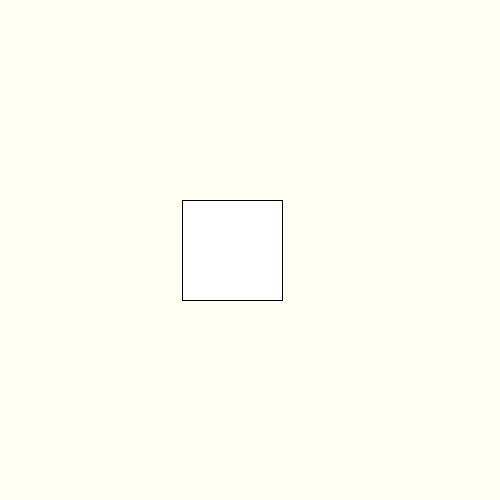
Frame 1 (no input)
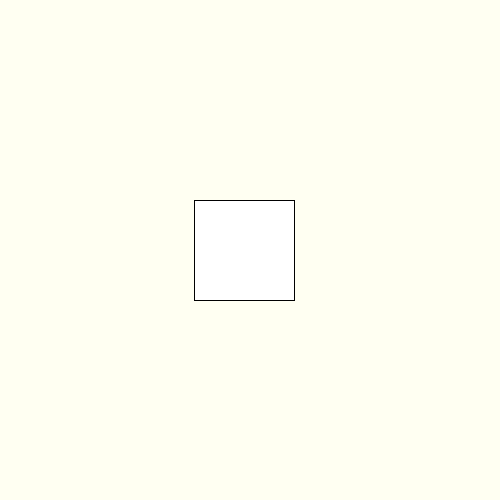
Frame 60 (the mouse pressed at the canvas centre just before this capture)
Frame 120 (the mouse held since frame 60 and released just before this capture): identical to frame 60, image omitted

The Processing sketch that drew these frames (run headless with seeded random() and noise(); from frame 60 on, the mouse is pressed at the canvas centre):

// Processing sketch: week02_HLE_framecount_dx
// ── week02_HLE_framecount_dx.pde
float [] HLE = {-1042, -3479.7, 1003.7, -1669, -1639.6, -14219, -3655.1, -4917, 9363.2, -4271.8, -24, 681};
int N=12;//HLE陣列中值的數量
void setup()
{
  size(500,500);
}
void draw()
{
  background(#FFFFF2);
  //             從無到有走了幾格 /100把HLE的值做縮小
  float dx = HLE[frameCount%N]/200;//有dx的移動量
  rect(200+dx,200,100,100);//正方形
}
